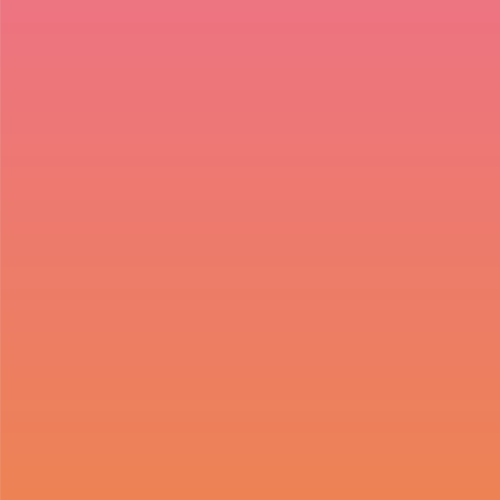
Frame 1 (no input)
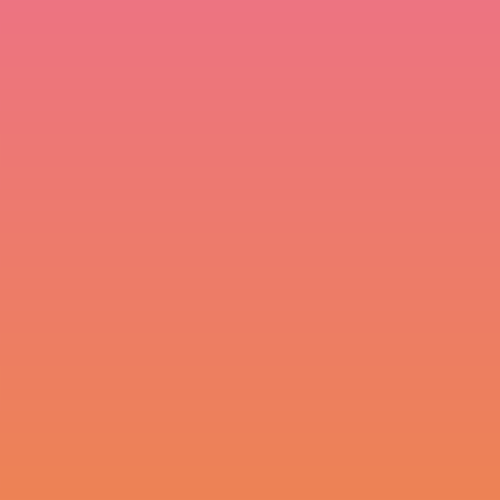
Frame 60 (the mouse pressed at the canvas centre just before this capture)
Frame 120 (the mouse held since frame 60 and released just before this capture): identical to frame 60, image omitted

The Processing sketch that drew these frames (run headless with seeded random() and noise(); from frame 60 on, the mouse is pressed at the canvas centre):

// Processing sketch: map
// ── map.pde
float r;
float g;
float b;

float mapCustom (float a, float s1, float e1, float s2, float e2) {
  float result;
  float range1 = e1-s1;
  float range2 = e2-s2;
  result = (a/range1)*range2;
  return result;
}
void setup() {
  size(500, 500);
}

void draw() {
  
  for (int i = 0; i < height; i++ ) {
    r = map(i, 0, height-1, 237, 237);
    g = map(i, 0, height-1, 116, 131);
    b = map(i, 0, height-1, 130, 85);
    stroke(r, g, b);
    line(0, i, width, i);
  }
}
